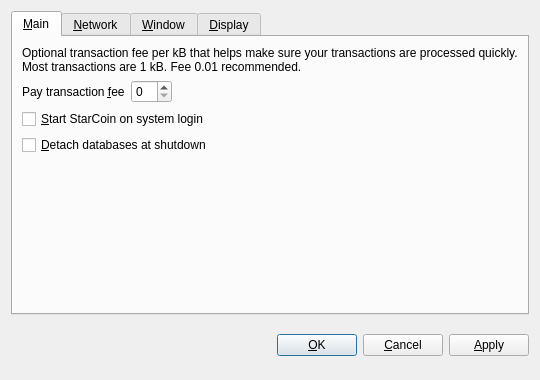
<?xml version="1.0" encoding="UTF-8"?>
<ui version="4.0">
 <class>OptionsDialog</class>
 <widget class="QDialog" name="OptionsDialog">
  <property name="geometry">
   <rect>
    <x>0</x>
    <y>0</y>
    <width>540</width>
    <height>380</height>
   </rect>
  </property>
  <property name="windowTitle">
   <string>Options</string>
  </property>
  <property name="modal">
   <bool>true</bool>
  </property>
  <layout class="QVBoxLayout" name="verticalLayout">
   <item>
    <widget class="QTabWidget" name="tabWidget">
     <property name="tabPosition">
      <enum>QTabWidget::North</enum>
     </property>
     <property name="currentIndex">
      <number>0</number>
     </property>
     <widget class="QWidget" name="tabMain">
      <attribute name="title">
       <string>&amp;Main</string>
      </attribute>
      <layout class="QVBoxLayout" name="verticalLayout_Main">
       <item>
        <widget class="QLabel" name="transactionFeeInfoLabel">
         <property name="text">
          <string>Optional transaction fee per kB that helps make sure your transactions are processed quickly. Most transactions are 1 kB. Fee 0.01 recommended.</string>
         </property>
         <property name="textFormat">
          <enum>Qt::PlainText</enum>
         </property>
         <property name="wordWrap">
          <bool>true</bool>
         </property>
        </widget>
       </item>
       <item>
        <layout class="QHBoxLayout" name="horizontalLayout_Main">
         <item>
          <widget class="QLabel" name="transactionFeeLabel">
           <property name="text">
            <string>Pay transaction &amp;fee</string>
           </property>
           <property name="textFormat">
            <enum>Qt::PlainText</enum>
           </property>
           <property name="buddy">
            <cstring>transactionFee</cstring>
           </property>
          </widget>
         </item>
         <item>
          <widget class="BitcoinAmountField" name="transactionFee"/>
         </item>
         <item>
          <spacer name="horizontalSpacer_Main">
           <property name="orientation">
            <enum>Qt::Horizontal</enum>
           </property>
           <property name="sizeHint" stdset="0">
            <size>
             <width>40</width>
             <height>20</height>
            </size>
           </property>
          </spacer>
         </item>
        </layout>
       </item>
       <item>
        <widget class="QCheckBox" name="bitcoinAtStartup">
         <property name="toolTip">
          <string>Automatically start StarCoin after logging in to the system.</string>
         </property>
         <property name="text">
          <string>&amp;Start StarCoin on system login</string>
         </property>
        </widget>
       </item>
       <item>
        <widget class="QCheckBox" name="detachDatabases">
         <property name="toolTip">
          <string>Detach block and address databases at shutdown. This means they can be moved to another data directory, but it slows down shutdown. The wallet is always detached.</string>
         </property>
         <property name="text">
          <string>&amp;Detach databases at shutdown</string>
         </property>
        </widget>
       </item>
       <item>
        <spacer name="verticalSpacer_Main">
         <property name="orientation">
          <enum>Qt::Vertical</enum>
         </property>
         <property name="sizeHint" stdset="0">
          <size>
           <width>20</width>
           <height>40</height>
          </size>
         </property>
        </spacer>
       </item>
      </layout>
     </widget>
     <widget class="QWidget" name="tabNetwork">
      <attribute name="title">
       <string>&amp;Network</string>
      </attribute>
      <layout class="QVBoxLayout" name="verticalLayout_Network">
       <item>
        <widget class="QCheckBox" name="mapPortUpnp">
         <property name="toolTip">
          <string>Automatically open the StarCoin client port on the router. This only works when your router supports UPnP and it is enabled.</string>
         </property>
         <property name="text">
          <string>Map port using &amp;UPnP</string>
         </property>
        </widget>
       </item>
       <item>
        <widget class="QCheckBox" name="connectSocks">
         <property name="toolTip">
          <string>Connect to the StarCoin network through a SOCKS proxy (e.g. when connecting through Tor).</string>
         </property>
         <property name="text">
          <string>&amp;Connect through SOCKS proxy:</string>
         </property>
        </widget>
       </item>
       <item>
        <layout class="QHBoxLayout" name="horizontalLayout_Network">
         <item>
          <widget class="QLabel" name="proxyIpLabel">
           <property name="text">
            <string>Proxy &amp;IP:</string>
           </property>
           <property name="textFormat">
            <enum>Qt::PlainText</enum>
           </property>
           <property name="buddy">
            <cstring>proxyIp</cstring>
           </property>
          </widget>
         </item>
         <item>
          <widget class="QValidatedLineEdit" name="proxyIp">
           <property name="maximumSize">
            <size>
             <width>140</width>
             <height>16777215</height>
            </size>
           </property>
           <property name="toolTip">
            <string>IP address of the proxy (e.g. 127.0.0.1)</string>
           </property>
          </widget>
         </item>
         <item>
          <widget class="QLabel" name="proxyPortLabel">
           <property name="text">
            <string>&amp;Port:</string>
           </property>
           <property name="textFormat">
            <enum>Qt::PlainText</enum>
           </property>
           <property name="buddy">
            <cstring>proxyPort</cstring>
           </property>
          </widget>
         </item>
         <item>
          <widget class="QLineEdit" name="proxyPort">
           <property name="maximumSize">
            <size>
             <width>55</width>
             <height>16777215</height>
            </size>
           </property>
           <property name="toolTip">
            <string>Port of the proxy (e.g. 9050)</string>
           </property>
          </widget>
         </item>
         <item>
          <widget class="QLabel" name="socksVersionLabel">
           <property name="text">
            <string>SOCKS &amp;Version:</string>
           </property>
           <property name="textFormat">
            <enum>Qt::PlainText</enum>
           </property>
           <property name="buddy">
            <cstring>socksVersion</cstring>
           </property>
          </widget>
         </item>
         <item>
          <widget class="QValueComboBox" name="socksVersion">
           <property name="toolTip">
            <string>SOCKS version of the proxy (e.g. 5)</string>
           </property>
          </widget>
         </item>
         <item>
          <spacer name="horizontalSpacer_Network">
           <property name="orientation">
            <enum>Qt::Horizontal</enum>
           </property>
           <property name="sizeHint" stdset="0">
            <size>
             <width>40</width>
             <height>20</height>
            </size>
           </property>
          </spacer>
         </item>
        </layout>
       </item>
       <item>
        <spacer name="verticalSpacer_Network">
         <property name="orientation">
          <enum>Qt::Vertical</enum>
         </property>
         <property name="sizeHint" stdset="0">
          <size>
           <width>20</width>
           <height>40</height>
          </size>
         </property>
        </spacer>
       </item>
      </layout>
     </widget>
     <widget class="QWidget" name="tabWindow">
      <attribute name="title">
       <string>&amp;Window</string>
      </attribute>
      <layout class="QVBoxLayout" name="verticalLayout_Window">
       <item>
        <widget class="QCheckBox" name="minimizeToTray">
         <property name="toolTip">
          <string>Show only a tray icon after minimizing the window.</string>
         </property>
         <property name="text">
          <string>&amp;Minimize to the tray instead of the taskbar</string>
         </property>
        </widget>
       </item>
       <item>
        <widget class="QCheckBox" name="minimizeOnClose">
         <property name="toolTip">
          <string>Minimize instead of exit the application when the window is closed. When this option is enabled, the application will be closed only after selecting Quit in the menu.</string>
         </property>
         <property name="text">
          <string>M&amp;inimize on close</string>
         </property>
        </widget>
       </item>
       <item>
        <spacer name="verticalSpacer_Window">
         <property name="orientation">
          <enum>Qt::Vertical</enum>
         </property>
         <property name="sizeHint" stdset="0">
          <size>
           <width>20</width>
           <height>40</height>
          </size>
         </property>
        </spacer>
       </item>
      </layout>
     </widget>
     <widget class="QWidget" name="tabDisplay">
      <attribute name="title">
       <string>&amp;Display</string>
      </attribute>
      <layout class="QVBoxLayout" name="verticalLayout_Display">
       <item>
        <layout class="QHBoxLayout" name="horizontalLayout_1_Display">
         <item>
          <widget class="QLabel" name="langLabel">
           <property name="text">
            <string>User Interface &amp;language:</string>
           </property>
           <property name="textFormat">
            <enum>Qt::PlainText</enum>
           </property>
           <property name="buddy">
            <cstring>lang</cstring>
           </property>
          </widget>
         </item>
         <item>
          <widget class="QValueComboBox" name="lang">
           <property name="toolTip">
            <string>The user interface language can be set here. This setting will take effect after restarting StarCoin.</string>
           </property>
          </widget>
         </item>
        </layout>
       </item>
       <item>
        <layout class="QHBoxLayout" name="horizontalLayout_2_Display">
         <item>
          <widget class="QLabel" name="unitLabel">
           <property name="text">
            <string>&amp;Unit to show amounts in:</string>
           </property>
           <property name="textFormat">
            <enum>Qt::PlainText</enum>
           </property>
           <property name="buddy">
            <cstring>unit</cstring>
           </property>
          </widget>
         </item>
         <item>
          <widget class="QValueComboBox" name="unit">
           <property name="toolTip">
            <string>Choose the default subdivision unit to show in the interface and when sending coins.</string>
           </property>
          </widget>
         </item>
        </layout>
       </item>
       <item>
        <widget class="QCheckBox" name="displayAddresses">
         <property name="toolTip">
          <string>Whether to show StarCoin addresses in the transaction list or not.</string>
         </property>
         <property name="text">
          <string>&amp;Display addresses in transaction list</string>
         </property>
        </widget>
       </item>
       <item>
        <spacer name="verticalSpacer_Display">
         <property name="orientation">
          <enum>Qt::Vertical</enum>
         </property>
         <property name="sizeHint" stdset="0">
          <size>
           <width>20</width>
           <height>40</height>
          </size>
         </property>
        </spacer>
       </item>
      </layout>
     </widget>
    </widget>
   </item>
   <item>
    <layout class="QHBoxLayout" name="horizontalLayout_Buttons">
     <item>
      <spacer name="horizontalSpacer_1">
       <property name="orientation">
        <enum>Qt::Horizontal</enum>
       </property>
       <property name="sizeHint" stdset="0">
        <size>
         <width>40</width>
         <height>48</height>
        </size>
       </property>
      </spacer>
     </item>
     <item>
      <widget class="QLabel" name="statusLabel">
       <property name="font">
        <font>
         <weight>75</weight>
         <bold>true</bold>
        </font>
       </property>
       <property name="text">
        <string/>
       </property>
       <property name="textFormat">
        <enum>Qt::PlainText</enum>
       </property>
       <property name="wordWrap">
        <bool>true</bool>
       </property>
      </widget>
     </item>
     <item>
      <spacer name="horizontalSpacer_2">
       <property name="orientation">
        <enum>Qt::Horizontal</enum>
       </property>
       <property name="sizeHint" stdset="0">
        <size>
         <width>40</width>
         <height>48</height>
        </size>
       </property>
      </spacer>
     </item>
     <item>
      <widget class="QPushButton" name="okButton">
       <property name="text">
        <string>&amp;OK</string>
       </property>
      </widget>
     </item>
     <item>
      <widget class="QPushButton" name="cancelButton">
       <property name="text">
        <string>&amp;Cancel</string>
       </property>
       <property name="autoDefault">
        <bool>false</bool>
       </property>
      </widget>
     </item>
     <item>
      <widget class="QPushButton" name="applyButton">
       <property name="text">
        <string>&amp;Apply</string>
       </property>
       <property name="autoDefault">
        <bool>false</bool>
       </property>
      </widget>
     </item>
    </layout>
   </item>
  </layout>
 </widget>
 <customwidgets>
  <customwidget>
   <class>BitcoinAmountField</class>
   <extends>QSpinBox</extends>
   <header>bitcoinamountfield.h</header>
  </customwidget>
  <customwidget>
   <class>QValueComboBox</class>
   <extends>QComboBox</extends>
   <header>qvaluecombobox.h</header>
  </customwidget>
  <customwidget>
   <class>QValidatedLineEdit</class>
   <extends>QLineEdit</extends>
   <header>qvalidatedlineedit.h</header>
  </customwidget>
 </customwidgets>
 <resources/>
 <connections/>
</ui>
